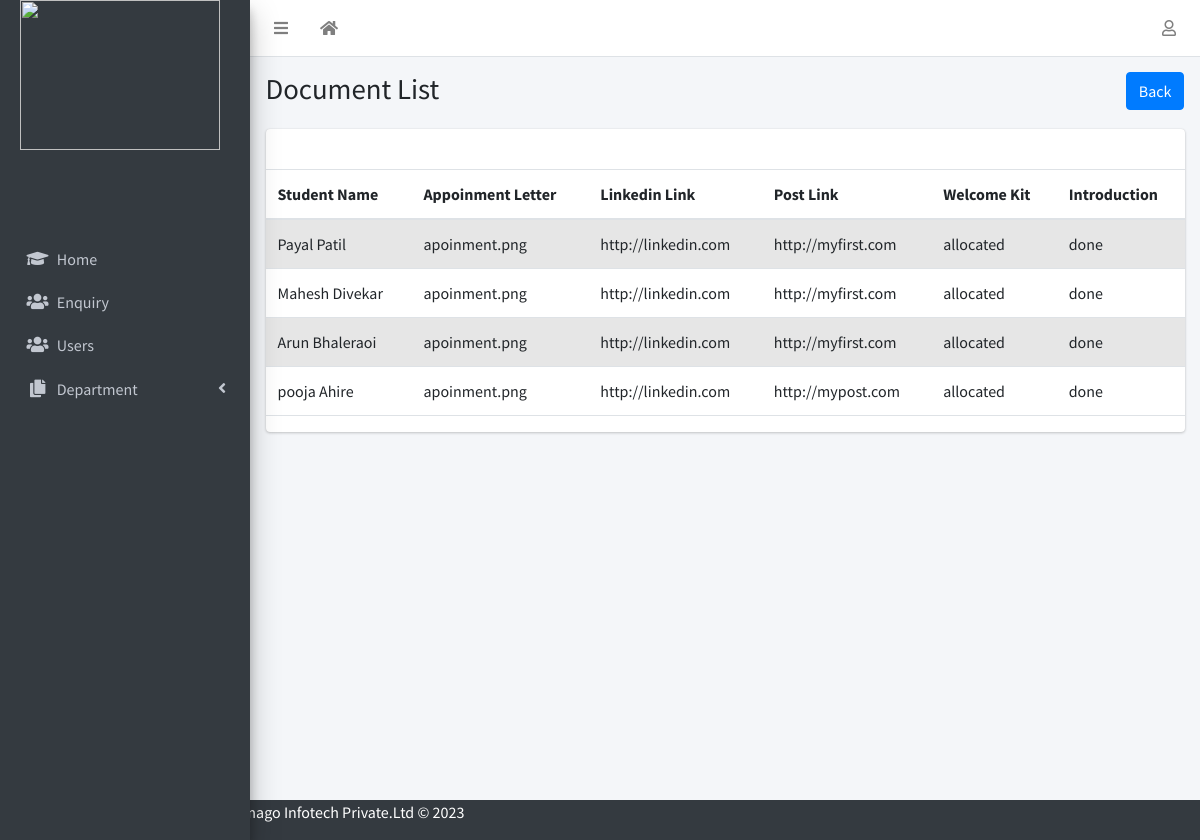
Page /document_list/ on the committed database.
### emanage/models.py (models this page shows)
class Documetation(models.Model):
    user = models.OneToOneField(User, on_delete=models.CASCADE,related_name='hr',null=True)
    enquiry=models.ForeignKey(Enquiry,on_delete=models.CASCADE,null=True,blank=True)
    compulsory=models.ForeignKey(Compulsory,on_delete=models.CASCADE,null=True,blank=True)
    optional=models.ForeignKey(Optional,on_delete=models.CASCADE,null=True,blank=True)
    photos=models.ImageField(upload_to='media/',default="")
    image=models.ImageField(upload_to='media/',default="")
    appointment=models.ImageField(upload_to='media/',default="",null=True)
    account_link=models.CharField(max_length=200,null=True,blank=True)
    post_link=models.CharField(max_length=200,null=True,blank=True)
    STATUS=(
    ('kit_allocated','kit_allocated'),
    ('Not_allocated','Not_allocated')
    )
    welcome=models.TextField(max_length=100, choices=STATUS, default="not_allocated",null=True)
    I_STATUS=(
    ('Intro_Done','Intro_Done'),
    ('Not_Done','Not_Done')
    )
    intro=models.TextField(max_length=100, choices=I_STATUS, default="Not_Done",null=True)

class Enquiry(models.Model):
    user = models.OneToOneField(User, on_delete=models.CASCADE,related_name='enquiry',null=True)
    Full_Name=models.CharField(max_length=250,default="")
    gender=models.CharField(max_length=10)
    Email_Address=models.EmailField()
    Contact_Number=models.IntegerField()
    Permanent_Address=models.TextField(blank=True,null=True,default='')
    Date_of_Birth=models.DateField(auto_now_add=False,null=True,blank=True)
    massage=models.TextField(blank=True,null=True)
    Whatsapp_Number=models.IntegerField(blank=True,null=True)
    Alternate_Number=models.IntegerField(blank=True,null=True)
    How_did_you_hear_about_us=models.CharField(null=True,max_length=50)
    qualification=models.CharField(max_length=50,null=True,blank=True)
    Technical_Skills=models.CharField(max_length=150,null=True,blank=True)
    Certification_Done=models.CharField(max_length=200,null=True,blank=True)
    Area_of_Intrest=models.CharField(max_length=200,null=True,blank=True)
    reference=models.CharField(max_length=100,null=True,blank=True)
    remark=models.CharField(max_length=100,null=True,blank=True)
    Training_Mode=models.CharField(max_length=50,blank=True,null=True)
    Office_Location_Preference=models.CharField(max_length=50,null=True,blank=True)
    STATUS = (
        ('Finalized', 'Finalized'),
        ('Pending', 'Pending'),
        ('Informed_On_whatsapp','Informed_On_whatsapp')
    )
    enquiry_Status = models.TextField(max_length=100, choices=STATUS, default="Pending",null=True)
    Cource_name=models.ForeignKey(Cource,on_delete=models.CASCADE,null=True,blank=True)

### emanage/views.py (the view)
# urls.py: path('document_list/',views.document_list,name='document_list'),
def document_list(request):
    approved = Documetation.objects.all()
    return render(request, 'admin/document_list.html', context={'approved':approved})

### template/admin/document_list.html
{% extends 'admin/base.html' %}
{% block title %}Document List{% endblock title %}
{% block breadcrumb %}
<a class="btn btn-primary" href="{% url 'emanage:admin_page' %}"> Back</a>
{% endblock breadcrumb %}
{% block content %}
<div class="table-responsive">
<table class="table table-striped">
  <thead>
    <tr>
      <th>Student Name</th>
      <th>Appoinment Letter</th>
      <th>Linkedin Link </th>
      <th>Post Link</th>
      <th>Welcome Kit</th>
      <th>Introduction</th>
    </tr>
  </thead>
  <tbody>
    <tr>
      {% for xyz in approved %}
        <td>{{xyz.enquiry.Full_Name}}</td>
        <td>{{xyz.appointment}}</td>
        <td>{{xyz.account_link}}</td>
        <td>{{xyz.post_link}}</td>
        <td>{{xyz.welcome}}</td>
        <td>{{xyz.intro}}</td>
     </tr>
      {% endfor %}
  </tbody>
</table>
</div>
{% endblock %}

### rows in the picture
Documetation: enquiry.Full_Name "Payal Patil", appointment "apoinment.png", account_link "http://linkedin.com", post_link "http://myfirst.com", welcome "allocated", intro "done"
Documetation: enquiry.Full_Name "Mahesh Divekar", appointment "apoinment.png", account_link "http://linkedin.com", post_link "http://myfirst.com", welcome "allocated", intro "done"
Documetation: enquiry.Full_Name "Arun Bhaleraoi", appointment "apoinment.png", account_link "http://linkedin.com", post_link "http://myfirst.com", welcome "allocated", intro "done"
Documetation: enquiry.Full_Name "pooja Ahire", appointment "apoinment.png", account_link "http://linkedin.com", post_link "http://mypost.com", welcome "allocated", intro "done"
